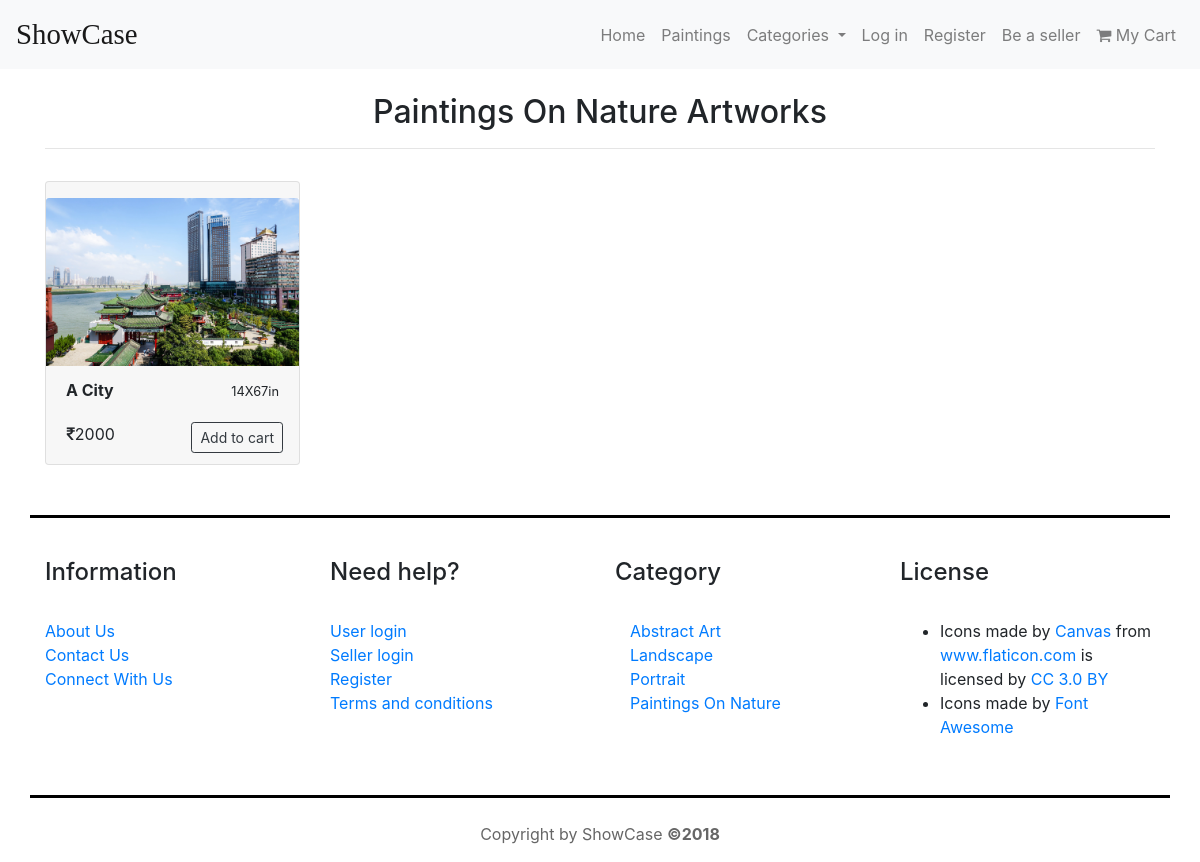
/category.php?category=Paintings On Nature, run on the app's committed database.
### tables this page shows
CREATE TABLE `product` (
  `id` int(11) NOT NULL,
  `title` varchar(255) DEFAULT NULL,
  `type` varchar(255) DEFAULT NULL,
  `surface` varchar(255) DEFAULT NULL,
  `delivery` varchar(255) DEFAULT NULL,
  `image` varchar(255) DEFAULT NULL,
  `longdesc` mediumtext,
  `shortdesc` varchar(255) DEFAULT NULL,
  `yearofartwork` year(4) DEFAULT NULL,
  `width` int(11) DEFAULT NULL,
  `height` int(11) DEFAULT NULL,
  `price` int(11) DEFAULT NULL,
  `sellerid` int(11) DEFAULT NULL,
  `category` varchar(255) DEFAULT NULL
);

### function.php (called while the page is built, shortened)
<?php
class DB_connect
{
	function __construct()
	{
		$conn = new mysqli(SERVERNAME, 'root', PASSWORD,DATABASENAME);
		$this->dbh=$conn;
	}
	public function select_by_colname_reloaded($tablename,$cols,$colname,$colvalue)
	{
		$col="";
		foreach($cols as $x)
		{
			$col.=$x.",";
		}
		$col=rtrim($col,",");
		$sql="SELECT $col FROM $tablename WHERE $colname='$colvalue'";
		$result=mysqli_query($this->dbh,$sql);
		if ($result)
		{
    			return $result;
		}
		else
		{
    		echo "Error: " . $sql . "<br>" . $this->dbh->error;
		}
	}
}
?>

### elements/show_current_category.php (the view, shortened to what this page needs)
<?php
require_once "function.php";
$show=new DB_connect();
$cols=array("id","title","type","width","height","price","shortdesc","image","sellerid");
$result=$show->select_by_colname_reloaded('product',$cols,'category',$_GET['category']);
?>
<?php
	$count=0;
	if($count==0 or $count%5==0)
	{
		echo '<div class="row">';
	}
 	while($row=mysqli_fetch_array($result))
			{
	?>
	<div class="col-lg-3 col-sm-4 col-xs-6 product-view">
		<div class="card">
			<div class="card-header category-view"></div>
			<a href="details.php?product_id=<?php echo $row['id']+8887; ?> ">
				<img class="card-img-top" src="gallery/<?php echo $row['image']; ?>">
			</a>
			<div class="card-header" style="overflow:hidden;">
				<span class="float-left" ><b><?php  echo  $row["title"]; ?></b></span>
				<span class="float-right">   <small>  <?php echo $row['width'].'X'.$row['height'].'in' ?>  </small> </span>
			</div>
			<div class="card-footer">
				<span class="float-left"><i class="fa fa-rupee"></i><?php echo $row['price']; ?></span>
				<button type="button" class="btn btn-sm btn-outline-dark float-right"
				 onclick="window.location.href='controllers/addtocart.php?product_id=<?php echo $row['id']+8887; ?>';">Add to cart</button>
			</div>
		</div>
	</div>
	<?php } ?>
	<?php if($put=1){echo "</div>"; $put=0;} ?>
</div>

### style.css (style rules this page uses)
.product-view { padding-top:1rem; }
.card-header { border:none; }
.card-footer { padding-right:1rem;;border: none;padding-top:0.5rem;padding-bottom:0.7rem;padding-left:1.3rem; }
.category-view { padding:0.5rem;padding-left:1rem; }

### data on the page
product: image (picture), title "A City", width "14", height "67", price "2000"

### other printed values
$_GET['category'] "Paintings On Nature"
